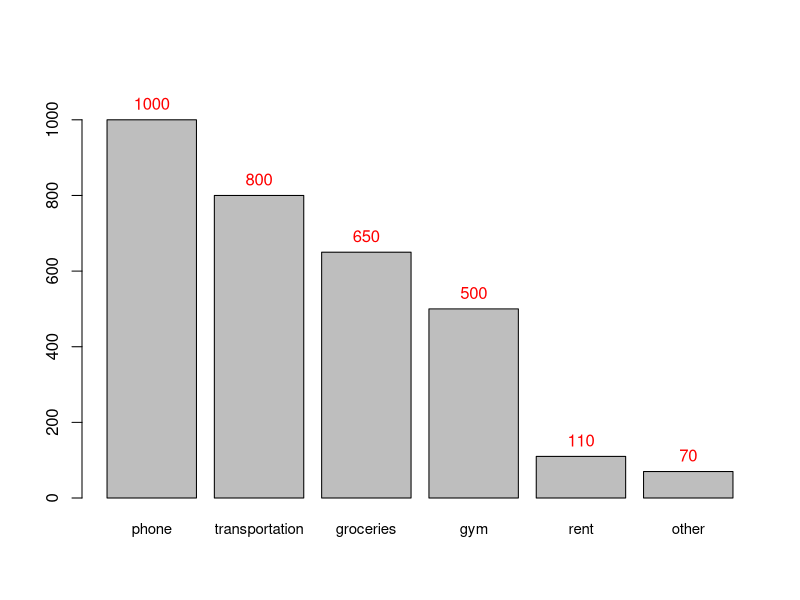

Here is the R script that generated this plot:
## ---- chunk 1
knitr::opts_chunk$set(echo = TRUE)
## ---- chunk 2
phone <- 110
transportation <- 650
groceries <- 500
gym <- 70
rent <- 1000
other <- 800

expenses <- sort(c(phone, transportation, groceries, gym, rent, other), TRUE)
names <- c('phone', 'transportation', 'groceries', 'gym', 'rent', 'other')
chart <- barplot(expenses, names.arg = names, cex.names = 0.9, ylim = c(0, 1100))
text(chart, expenses, labels = expenses, pos = 3, col = 'red')
## ---- chunk 3
# Pythagoras Formula
a = 3
b = 4
c = sqrt(a^2 + b^2)
print(c)


# Binomial Formula
n = 5
k = 2
p = 0.5

combinations = factorial(n) / (factorial(k) * factorial(n-k))
r1 = combinations * p^k * (1 - p)^(n-k)
r2 = choose(5, 2) * p^k * (1 - p)^(n-k)
print(r1 == r2)

roll_ten = choose(10, 3) * (1/6)^3 * (1 - (1/6))^(7)
print(roll_ten)

r3 = dbinom(2, 5, 0.5)
r4 = dbinom(3, 10, (1/6))
print(r3)
print(r4)

biased = dbinom(2, 5, .35)
print(biased)

more_than_four = dbinom(4, 5, .35) + dbinom(5, 5, 0.35)
print(more_than_four)

###########################
# Questions after installing the libraries
x = 2
r1 = 3*x^2 + 4*x + 8
x <- -3:3
r2 = 3*x^2 + 4*x + 8
print(r1)
print(r2)

# One can use help.search() and type any keyword that (s)he wants to find. ex) help.search('operator') 
# Files tab is good when navigating through files and load up a file instead of minimizing the RStudio
# When I have no clue as to how to use a certain function (command) or look for a function with search
# History is good when I need to check what I've run in the past.
# Navigate the current display all the way back to home directory of RStudio where one can easily click a link to view wanted page.
# In environment tab, one can view all the variables declared. 

